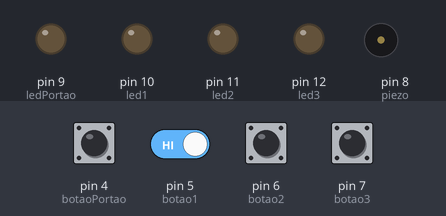
Bench run of a sketch on a simulated Arduino Uno, built with avr-gcc and run on an emulated ATmega328P. Shown: output pins drawn as LEDs (lit = HIGH), buzzer (waves = sounding). Dashed ring = blinking. The inputs (shaded band) are chosen by the test bench; at power-on: pin 4 (botaoPortao), pin 5 (botao1), pin 6 (botao2), pin 7 (botao3) HIGH. Random numbers use the default seed unless the sketch sets one.

Above: at 3.9 s.
4.0 s: pin 4 (botaoPortao) pulled LOW for 0.15 s
At 4.15 s:
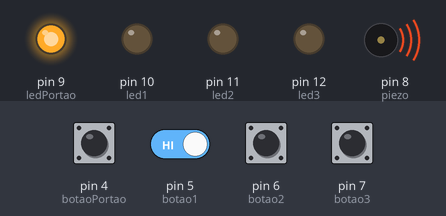
At 4.65 s:
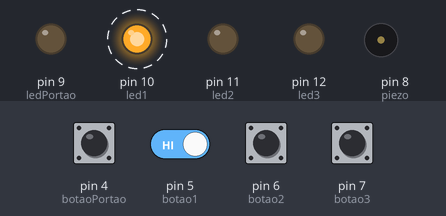
7.0 s: pin 4 (botaoPortao) driven LOW and pin 5 (botao1) driven LOW
At 9.15 s:
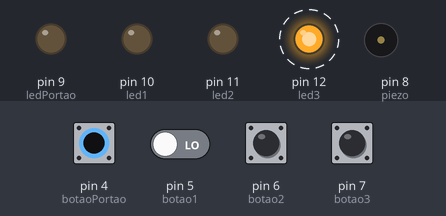
10.0 s: pin 4 (botaoPortao) driven HIGH
13.0 s: pin 5 (botao1) driven HIGH
16.0 s: pin 5 (botao1) driven LOW
At 16.75 s:
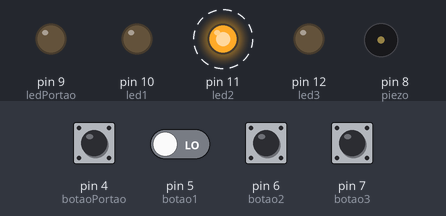
19.0 s: pin 4 (botaoPortao) driven LOW
Timing chart, 0 to 23.0 s (numbered marks = the images above; inputs shaded):
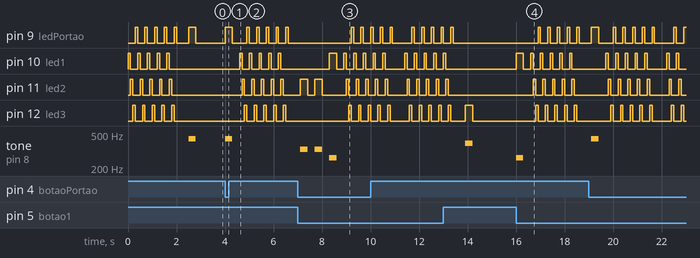

The sketch:

projeto_final1.ino
```cpp
#define  led1       10
#define  led2       11
#define  led3       12
#define  ledPortao  9
#define  botao1     5
#define  botao2     6
#define  botao3     7
#define  botaoPortao 4
#define  piezo      8

#define  nota_C4  262
#define  nota_E4  330
#define  nota_G4  392
#define  nota_A4  440

void output1();
void output2();
void output3();
void outputPortao();
void memoryClear();
void start();
void gameOver();
void complete();
void check(byte number);

byte memory[20];
byte count = 0x00;
int level = 0x01;
boolean wait = 0x00;

void setup() {
    pinMode(led1, OUTPUT);
    pinMode(led2, OUTPUT);
    pinMode(led3, OUTPUT);
    pinMode(ledPortao, OUTPUT);
    pinMode(botao1, INPUT_PULLUP);
    pinMode(botao2, INPUT_PULLUP);
    pinMode(botao3, INPUT_PULLUP);
    pinMode(botaoPortao, INPUT_PULLUP);
    pinMode(piezo, OUTPUT);

    digitalWrite(led1, LOW);
    digitalWrite(led2, LOW);
    digitalWrite(led3, LOW);
    digitalWrite(ledPortao, LOW);
    noTone(piezo);

    memoryClear();
}

void loop() {
    start();

    for(int i = 0; i < level; i++) {
        byte rand = random(1, 5);
        memory[i] = rand;

        switch(rand) {
            case 0x01: output1(); break;
            case 0x02: output2(); break;
            case 0x03: output3(); break;
            case 0x04: outputPortao(); break;
        }

        wait = 0x01;
    }

    while(wait) {
        if(!digitalRead(botao1)) {
            output1();
            check(0x01);
        }

        if(!digitalRead(botao2)) {
            output2();
            check(0x02);
        }

        if(!digitalRead(botao3)) {
            output3();
            check(0x03);
        }

        if(!digitalRead(botaoPortao)) {
            outputPortao();
            check(0x04);
        }
    }
}

void output1() {
    digitalWrite(led1, HIGH);
    tone(piezo, nota_C4);
    delay(300);
    digitalWrite(led1, LOW);
    noTone(piezo);
    delay(300);
}

void output2() {
    digitalWrite(led2, HIGH);
    tone(piezo, nota_E4);
    delay(300);
    digitalWrite(led2, LOW);
    noTone(piezo);
    delay(300);
}

void output3() {
    digitalWrite(led3, HIGH);
    tone(piezo, nota_G4);
    delay(300);
    digitalWrite(led3, LOW);
    noTone(piezo);
    delay(300);
}

void outputPortao() {
    digitalWrite(ledPortao, HIGH);
    tone(piezo, nota_A4);
    delay(300);
    digitalWrite(ledPortao, LOW);
    noTone(piezo);
    delay(300);
}

void start() {
    for(int j=0; j<5; j++) {
        digitalWrite(led1, HIGH);
        digitalWrite(led2,  LOW);
        digitalWrite(led3,  LOW);
        digitalWrite(ledPortao, LOW);
        delay(100);
        digitalWrite(led1,  LOW);
        digitalWrite(led2, HIGH);
        digitalWrite(led3,  LOW);
        digitalWrite(ledPortao, LOW);
        delay(100);
        digitalWrite(led1,  LOW);
        digitalWrite(led2,  LOW);
        digitalWrite(led3, HIGH);
        digitalWrite(ledPortao, LOW);
        delay(100);
        digitalWrite(led1,  LOW);
        digitalWrite(led2,  LOW);
        digitalWrite(led3,  LOW);
        digitalWrite(ledPortao, HIGH);
        delay(100);
    }

    digitalWrite(ledPortao, LOW);
    delay(500);
}

void gameOver() {
    start();
    level = 0x01;
    wait  = 0x00;
    count = 0x00;
}

void memoryClear() {
    for(int i = 0; i < 20; i++) memory[i] = 0;
}

void complete() {
    if(level == count) {
        wait  = 0x00;
        count = 0x00;
        memoryClear();
        level++;
    }
}

void check(byte number) {
    if(memory[count] == number) {
        count++;
        complete();
    }
    else gameOver();
}
```

Measured:
- after the input at 4.0 s, pin 9 (ledPortao): goes HIGH 0.30 s, LOW 0.60 s, 4 × (HIGH 0.10 s, LOW 0.30 s), HIGH 0.10 s, then LOW, starting at once; pin 10 (led1): alternates HIGH for 0.10 s and LOW for 0.30 s, 10 changes in all, then stays LOW, starting after 0.60 s
- after the input at 7.0 s, pin 9 (ledPortao): alternates HIGH for 0.10 s and LOW for 0.30 s, starting after 2.2 s; pin 10 (led1): LOW → HIGH after 1.3 s, then repeats every 0.40 s: LOW 0.30 s, HIGH 0.10 s; pin 12 (led3): alternates HIGH for 0.10 s and LOW for 0.30 s, starting after 2.1 s
- after the input at 16.0 s, pin 9 (ledPortao): alternates HIGH for 0.10 s and LOW for 0.30 s, starting after 0.90 s; pin 10 (led1): LOW → HIGH at once, then repeats every 0.40 s: LOW 0.30 s, HIGH 0.10 s
- by itself, pin 10 (led1), pin 11 (led2), pin 12 (led3): alternates HIGH for 0.10 s and LOW for 0.30 s, 10 changes in all, then stays LOW
